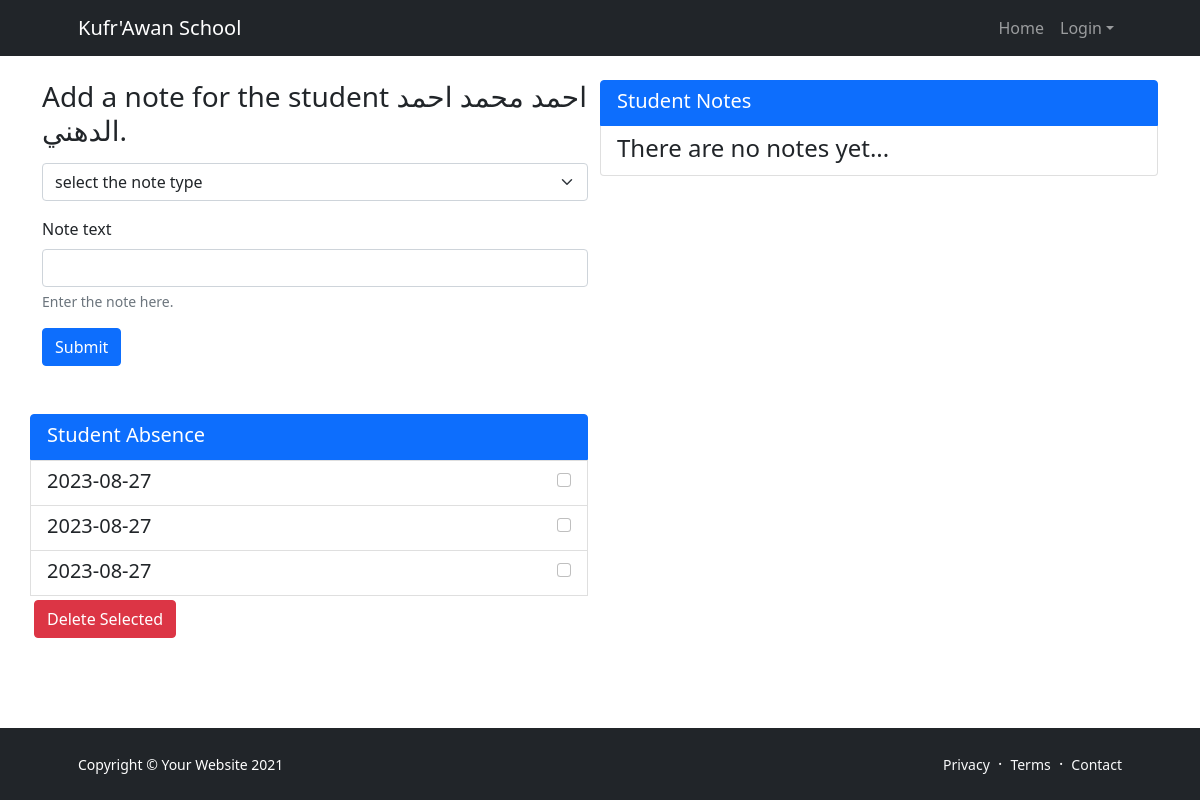
Page /students_tabels/singel_student/47/ on the earlier database version.
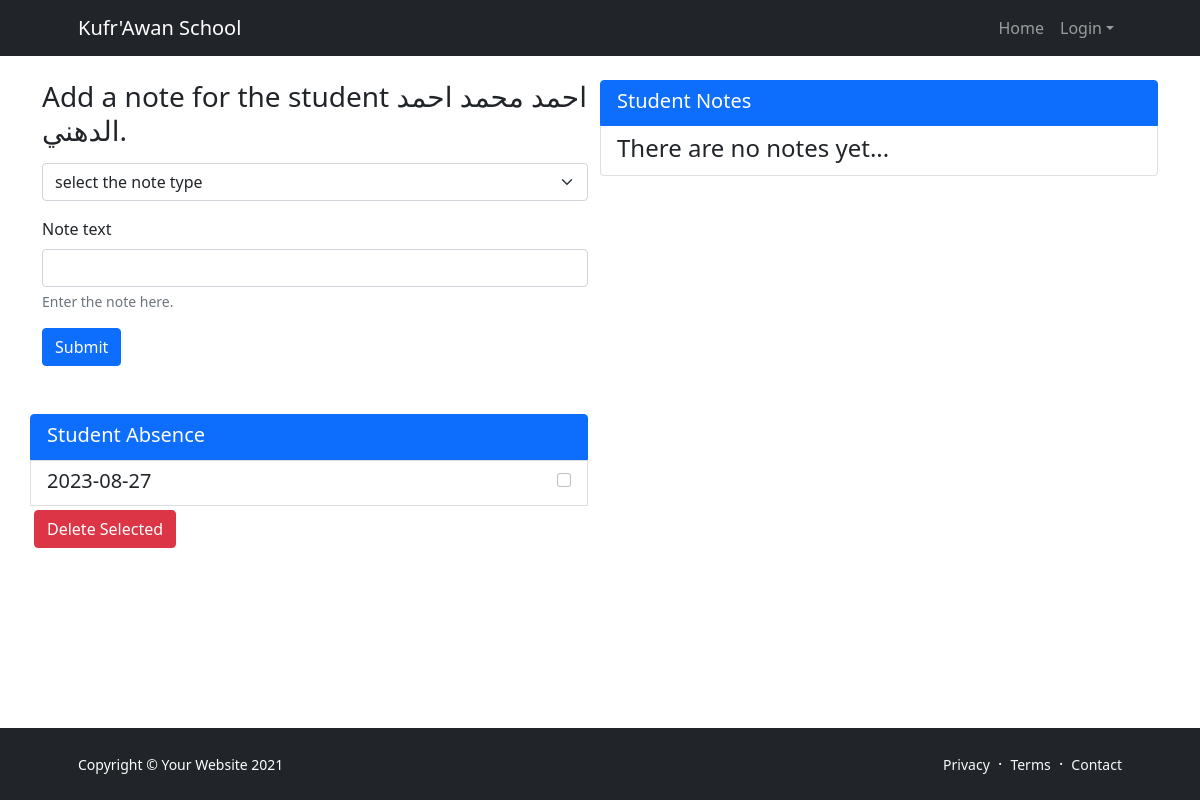
Same page on the later database version.
### grade/models.py (models this page shows, shortened)
class Absence(models.Model):
    student = models.ForeignKey(Student, on_delete=models.CASCADE)
    absence_date = models.DateField(auto_now=True)
    absence_reason = models.CharField(max_length=225, default="")
    absence_acceptance = models.BooleanField(default=False)

### grade/views.py (the view, shortened to what this page needs)
# urls.py: path('students_tabels/singel_student/<int:student_id>/', views.edit_student_information
def edit_student_information(request, student_id):
    if not request.user.is_staff:
        redirect("index")
    student = Student.objects.get(id=student_id)
    return render(request, "student_edit.html", {
        "student_id": student_id,
        "student": student,
        "note_types": StudentNoteType.objects.all(),
        "notes": StudentNote.objects.filter(student=student),
        "absences": Absence.objects.filter(student=student)})

### grade/models.py (called while the page is built)
    def __str__(self):
        return self.full_name

### grade/templates/student_edit.html (shortened to what the changed rows need)
{% extends '__bass.html' %}
{% block contant %}
    <div class="container">
        <div class="row">
            <div class="list-group col col-lg-6 my-4">
                {% if absences %}
                    <form method="POST" name="absence">
                        {% for absence in absences %}
                            <div
                                    class="list-group-item list-group-item-action flex-column align-items-start list-group-item-{{ note.note_type.tag }}">
                                <div class="d-flex w-100 justify-content-between">
                                    <h5 class="mb-1">{{ absence.absence_date.isoformat }}  </h5>
                                    <small>{{ note.note_date }} <input class="form-check-input note-checkbox"
                                                                       type="checkbox" name="absences"
                                                                       value="{{ absence.id }}" id="{{ absence.id }}">
                                    </small>
                                </div>
                            </div>
                        {% endfor %}
                    </form>
                {% else %}
                    <div class="list-group-item list-group-item-action flex-column align-items-start">
                        <div class="d-flex w-100 justify-content-between">
                            <h4 class="mb-1">There are no absences yet...</h4>
                        </div>
                    </div>
                {% endif %}
            </div>
        </div>
    </div>
{% endblock %}

Differences in the rows shown:
removed Absence: absence_date "2023-08-27"
removed Absence: absence_date "2023-08-27"
